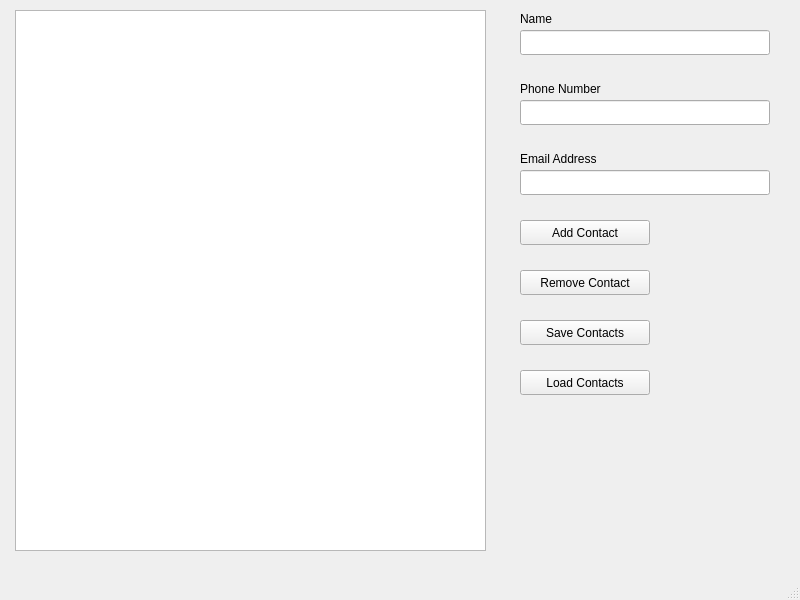
<?xml version="1.0" encoding="UTF-8"?>
<ui version="4.0">
 <class>MainWindow</class>
 <widget class="QMainWindow" name="MainWindow">
  <property name="geometry">
   <rect>
    <x>0</x>
    <y>0</y>
    <width>800</width>
    <height>600</height>
   </rect>
  </property>
  <property name="windowTitle">
   <string>MainWindow</string>
  </property>
  <widget class="QWidget" name="centralwidget">
   <widget class="QLineEdit" name="nameLineEdit">
    <property name="geometry">
     <rect>
      <x>520</x>
      <y>30</y>
      <width>250</width>
      <height>25</height>
     </rect>
    </property>
   </widget>
   <widget class="QListView" name="contactListView">
    <property name="geometry">
     <rect>
      <x>15</x>
      <y>10</y>
      <width>471</width>
      <height>541</height>
     </rect>
    </property>
   </widget>
   <widget class="QPushButton" name="addButton">
    <property name="geometry">
     <rect>
      <x>520</x>
      <y>220</y>
      <width>130</width>
      <height>25</height>
     </rect>
    </property>
    <property name="text">
     <string>Add Contact</string>
    </property>
   </widget>
   <widget class="QPushButton" name="removeButton">
    <property name="geometry">
     <rect>
      <x>520</x>
      <y>270</y>
      <width>130</width>
      <height>25</height>
     </rect>
    </property>
    <property name="text">
     <string>Remove Contact</string>
    </property>
   </widget>
   <widget class="QPushButton" name="saveButton">
    <property name="geometry">
     <rect>
      <x>520</x>
      <y>320</y>
      <width>130</width>
      <height>25</height>
     </rect>
    </property>
    <property name="text">
     <string>Save Contacts</string>
    </property>
   </widget>
   <widget class="QLineEdit" name="phoneNumberLineEdit">
    <property name="geometry">
     <rect>
      <x>520</x>
      <y>100</y>
      <width>250</width>
      <height>25</height>
     </rect>
    </property>
   </widget>
   <widget class="QLineEdit" name="emailAddressLineEdit">
    <property name="geometry">
     <rect>
      <x>520</x>
      <y>170</y>
      <width>250</width>
      <height>25</height>
     </rect>
    </property>
   </widget>
   <widget class="QPushButton" name="loadButton">
    <property name="geometry">
     <rect>
      <x>520</x>
      <y>370</y>
      <width>130</width>
      <height>25</height>
     </rect>
    </property>
    <property name="text">
     <string>Load Contacts</string>
    </property>
   </widget>
   <widget class="QLabel" name="nameLabel">
    <property name="geometry">
     <rect>
      <x>520</x>
      <y>10</y>
      <width>110</width>
      <height>17</height>
     </rect>
    </property>
    <property name="text">
     <string>Name</string>
    </property>
   </widget>
   <widget class="QLabel" name="phoneNumberLabel">
    <property name="geometry">
     <rect>
      <x>520</x>
      <y>80</y>
      <width>110</width>
      <height>17</height>
     </rect>
    </property>
    <property name="text">
     <string>Phone Number</string>
    </property>
   </widget>
   <widget class="QLabel" name="emailAddressLabel">
    <property name="geometry">
     <rect>
      <x>520</x>
      <y>150</y>
      <width>110</width>
      <height>17</height>
     </rect>
    </property>
    <property name="text">
     <string>Email Address</string>
    </property>
   </widget>
  </widget>
  <widget class="QMenuBar" name="menubar">
   <property name="geometry">
    <rect>
     <x>0</x>
     <y>0</y>
     <width>800</width>
     <height>22</height>
    </rect>
   </property>
  </widget>
  <widget class="QStatusBar" name="statusbar"/>
 </widget>
 <resources/>
 <connections/>
</ui>
